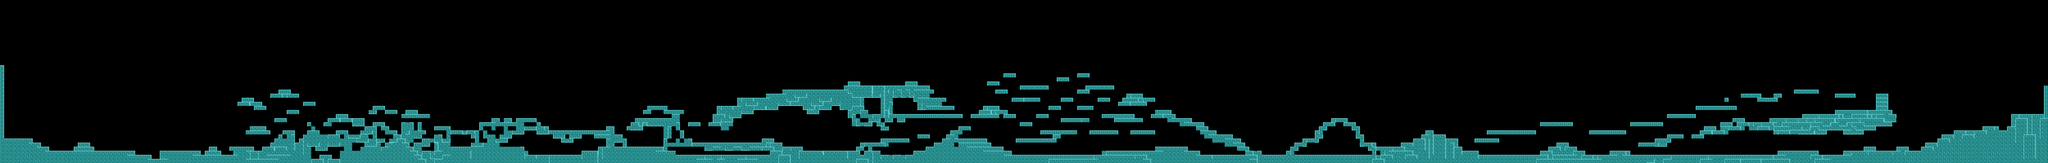

Tiled map render using the project's own tile images. Description and the map definition, with tile-layer contents summarised, below:
An orthogonal 500x40 tile map with 32x32 px tiles, 1 tile layer (walls) and 65 objects (46x Crawler, 10x Flyer, 6x MeanCrawler, exit, player, ...).

<map version="1.0" orientation="orthogonal" renderorder="right-down" width="500" height="40" tilewidth="32" tileheight="32" nextobjectid="244">
 <tileset firstgid="1" name="tileseta" tilewidth="32" tileheight="32" tilecount="25">
  <image source="tileseta.png" width="160" height="160" />
 </tileset>
 <layer name="walls" width="500" height="40">
  <data>[20000 cells, 3075 non-empty, 10 distinct tile ids]</data>
 </layer>
 <objectgroup name="objects">
  <object id="1" name="exit" type="exit" x="15882" y="767" width="80" height="115" />
  <object id="2" name="player" type="player" x="115" y="1035" width="15" height="18" />
 </objectgroup>
 <objectgroup name="enemies">
  <object id="3" name="Crawler" type="Crawler" x="3560" y="1120" width="32" height="25" />
  <object id="4" name="Crawler" type="Crawler" x="5026" y="1111" width="32" height="25" />
  <object id="5" name="Crawler" type="Crawler" x="5756" y="1079" width="32" height="25" />
  <object id="6" name="Crawler" type="Crawler" x="6502" y="1143" width="32" height="25" />
  <object id="7" name="Crawler" type="Crawler" x="6452" y="667" width="32" height="25" />
  <object id="8" name="Crawler" type="Crawler" x="6894" y="631" width="32" height="25" />
  <object id="9" name="Crawler" type="Crawler" x="7000" y="1175" width="32" height="25" />
  <object id="10" name="Crawler" type="Crawler" x="7044" y="859" width="32" height="25" />
  <object id="11" name="Crawler" type="Crawler" x="8000" y="733" width="32" height="25" />
  <object id="12" name="Crawler" type="Crawler" x="8568" y="635" width="32" height="25" />
  <object id="13" name="Crawler" type="Crawler" x="8717" y="860" width="32" height="25" />
  <object id="14" name="Crawler" type="Crawler" x="9320" y="1140" width="32" height="25" />
  <object id="15" name="Crawler" type="Crawler" x="9932" y="1172" width="32" height="25" />
  <object id="16" name="Crawler" type="Crawler" x="11060" y="1045" width="32" height="25" />
  <object id="17" name="MeanCrawler" type="MeanCrawler" x="10149" y="1166" width="32" height="25" />
  <object id="18" name="Crawler" type="Crawler" x="11476" y="1151" width="32" height="25" />
  <object id="19" name="Crawler" type="Crawler" x="12408" y="1163" width="32" height="25" />
  <object id="20" name="Crawler" type="Crawler" x="13278" y="1179" width="32" height="25" />
  <object id="21" name="Crawler" type="Crawler" x="13722" y="921" width="32" height="25" />
  <object id="22" name="MeanCrawler" type="MeanCrawler" x="14221" y="860" width="32" height="25" />
  <object id="23" name="MeanCrawler" type="MeanCrawler" x="14305" y="1183" width="32" height="25" />
  <object id="24" name="MeanCrawler" type="MeanCrawler" x="14945" y="1145" width="32" height="25" />
  <object id="25" name="MeanCrawler" type="MeanCrawler" x="15344" y="985" width="32" height="25" />
  <object id="27" name="Crawler" type="Crawler" x="-1255.86" y="918.992" width="32" height="25" />
  <object id="28" name="Crawler" type="Crawler" x="210.136" y="909.992" width="32" height="25" />
  <object id="30" name="Crawler" type="Crawler" x="1686.14" y="941.992" width="32" height="25" />
  <object id="31" name="Flyer" type="Flyer" x="1636.14" y="465.992" width="32" height="25" />
  <object id="33" name="Crawler" type="Crawler" x="-1078.98" y="952.158" width="32" height="25" />
  <object id="36" name="Crawler" type="Crawler" x="1863.02" y="975.158" width="32" height="25" />
  <object id="39" name="Crawler" type="Crawler" x="-816.949" y="728.583" width="32" height="25" />
  <object id="41" name="Crawler" type="Crawler" x="1379.05" y="687.583" width="32" height="25" />
  <object id="42" name="Crawler" type="Crawler" x="2125.05" y="751.583" width="32" height="25" />
  <object id="45" name="Flyer" type="Flyer" x="629.981" y="946.151" width="32" height="25" />
  <object id="46" name="MeanCrawler" type="MeanCrawler" x="506.518" y="1111.99" width="32" height="25" />
  <object id="47" name="Crawler" type="Crawler" x="921.066" y="1104.56" width="32" height="25" />
  <object id="49" name="Crawler" type="Crawler" x="242.661" y="694.197" width="32" height="25" />
  <object id="62" name="Flyer" type="Flyer" x="2017.41" y="728.821" width="32" height="25" />
  <object id="63" name="Crawler" type="Crawler" x="1996.7" y="740.387" width="32" height="25" />
  <object id="68" name="Crawler" type="Crawler" x="2139.89" y="687.269" width="32" height="25" />
  <object id="69" name="Flyer" type="Flyer" x="2666.55" y="685.895" width="32" height="25" />
  <object id="70" name="Crawler" type="Crawler" x="2645.84" y="697.461" width="32" height="25" />
  <object id="72" name="Crawler" type="Crawler" x="2733.6" y="551.964" width="32" height="25" />
  <object id="75" name="Crawler" type="Crawler" x="2789.03" y="644.343" width="32" height="25" />
  <object id="118" name="Flyer" type="Flyer" x="4810.82" y="859.264" width="32" height="25" />
  <object id="119" name="Crawler" type="Crawler" x="4790.11" y="870.831" width="32" height="25" />
  <object id="124" name="Crawler" type="Crawler" x="4933.3" y="817.712" width="32" height="25" />
  <object id="132" name="Flyer" type="Flyer" x="5559.49" y="560.646" width="32" height="25" />
  <object id="133" name="Crawler" type="Crawler" x="5538.78" y="572.212" width="32" height="25" />
  <object id="138" name="Crawler" type="Crawler" x="5681.97" y="519.094" width="32" height="25" />
  <object id="153" name="Flyer" type="Flyer" x="7224.62" y="415.752" width="32" height="25" />
  <object id="154" name="Crawler" type="Crawler" x="7203.92" y="427.318" width="32" height="25" />
  <object id="174" name="Flyer" type="Flyer" x="9632.63" y="542.247" width="32" height="25" />
  <object id="175" name="Crawler" type="Crawler" x="9611.92" y="553.813" width="32" height="25" />
  <object id="176" name="Crawler" type="Crawler" x="9595.75" y="345.961" width="32" height="25" />
  <object id="188" name="Flyer" type="Flyer" x="11620.8" y="769.184" width="32" height="25" />
  <object id="189" name="Crawler" type="Crawler" x="11600.1" y="780.75" width="32" height="25" />
  <object id="190" name="Crawler" type="Crawler" x="11583.9" y="572.898" width="32" height="25" />
  <object id="200" name="Crawler" type="Crawler" x="11931.4" y="196.997" width="32" height="25" />
  <object id="213" name="Crawler" type="Crawler" x="13613" y="443.106" width="32" height="25" />
  <object id="214" name="Crawler" type="Crawler" x="13474.4" y="311.466" width="32" height="25" />
  <object id="237" name="Flyer" type="Flyer" x="14789.3" y="760.026" width="32" height="25" />
  <object id="238" name="Crawler" type="Crawler" x="14768.6" y="771.592" width="32" height="25" />
 </objectgroup>
 <objectgroup name="powerups">
  <object id="26" name="DoubleJump" type="DoubleJump" x="14523" y="837" />
 </objectgroup>
</map>